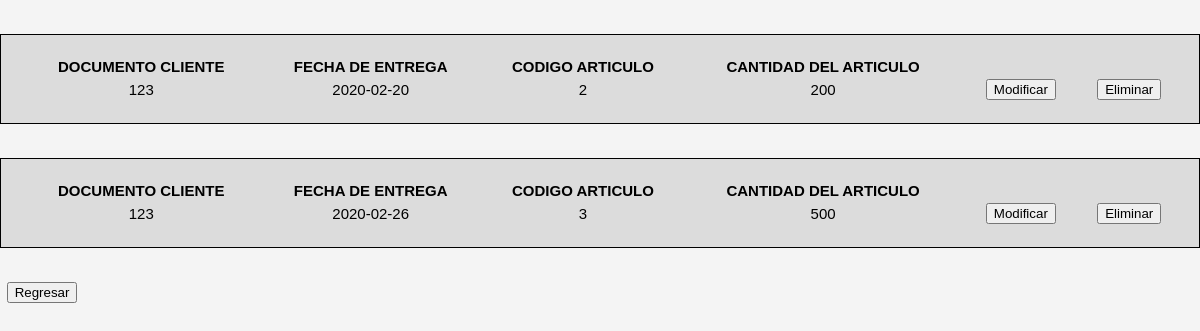
Screenshot of /santiago_cangrejo_inventarios_herba_php/herba/modelo/pagina_buscar_pedido.php with the database file from the repository.
### tables this page shows
CREATE TABLE `detallepedido` (
  `id` int(50) NOT NULL,
  `idArticulo` int(50) NOT NULL,
  `idPedido` int(50) NOT NULL
);

CREATE TABLE `pedidos` (
  `id` int(50) NOT NULL,
  `cantidadDelArticulo` int(11) NOT NULL,
  `fecha` date NOT NULL,
  `fecha_entrega` date NOT NULL,
  `idCliente` int(11) NOT NULL
);

### santiago_cangrejo_inventarios_herba_php/herba/modelo/pagina_buscar_pedido.php (the view, shortened to what this page needs)
<!DOCTYPE html>
<html>
    <head>
        <link rel="stylesheet" type="text/css" href="../vista/CSS/nuevo_estilos.css">
    </head>
    <body>
        <?php
        $conexion=  conexion();
        $id_cliente=$_POST["id_cliente"];
        $sql= "SELECT * FROM pedidos JOIN detallepedido on pedidos.id=detallepedido.idPedido WHERE pedidos.idCliente LIKE '%$id_cliente%'";
        $consulta=$conexion->query($sql);
        $conteo=$consulta->num_rows;
if($conteo==0){
    echo "No exite pedido con ese nombre";?>
    <?php
}  else {
    while ($articulo= mysqli_fetch_object($consulta)):?>
            <table id="tabla_crud" style="border: solid 1px ">
            <tr>
                <th>DOCUMENTO CLIENTE</th>
                <th>FECHA DE ENTREGA</th>
                <th>CODIGO ARTICULO</th>
                <th>CANTIDAD DEL ARTICULO</th>
            </tr>
            <tr>
                <td><?php echo $articulo->idCliente ?></td>
                <td><?php echo $articulo->fecha_entrega ?></td>
                <td><?php echo $articulo->idArticulo ?></td>
                <td><?php echo $articulo->cantidadDelArticulo?></td>
                <td><button onclick="location.href='../vista/modificar_pedido.php?id=<?php echo $articulo->id ?>'">Modificar</button></td>
                <td><button onclick="location.href='Borrar_pedido.php?id=<?php echo $articulo->idPedido?>'" >Eliminar</button></td><br><br>
            </tr>
    <?php endwhile;
}
?>
            </table><br><br>
            <button onclick="location.href='../vista/consultar_pedido.php'">Regresar</button>
    </body>
</html>

### santiago_cangrejo_inventarios_herba_php/herba/vista/CSS/nuevo_estilos.css (style rules this page uses)
body { font: 15px Arial, Helvetica, sans serif; padding: 0; margin: 0; background-color: #f4f4f4; }
button { margin-left: .5em; text-align:center; }
#tabla_crud { font-family: Arial; background-color: gainsboro; width: 100%; padding: 20px; border: solid; }

### santiago_cangrejo_inventarios_herba_php/herba/modelo/pagina_buscar_pedido.php (style rules this page uses)
td { text-align: center; }

### rows the page displays
detallepedido: idPedido.idCliente "123", idPedido.fecha_entrega "2020-02-20", idArticulo "2", idPedido.cantidadDelArticulo "200"
detallepedido: idPedido.idCliente "123", idPedido.fecha_entrega "2020-02-26", idArticulo "3", idPedido.cantidadDelArticulo "500"
